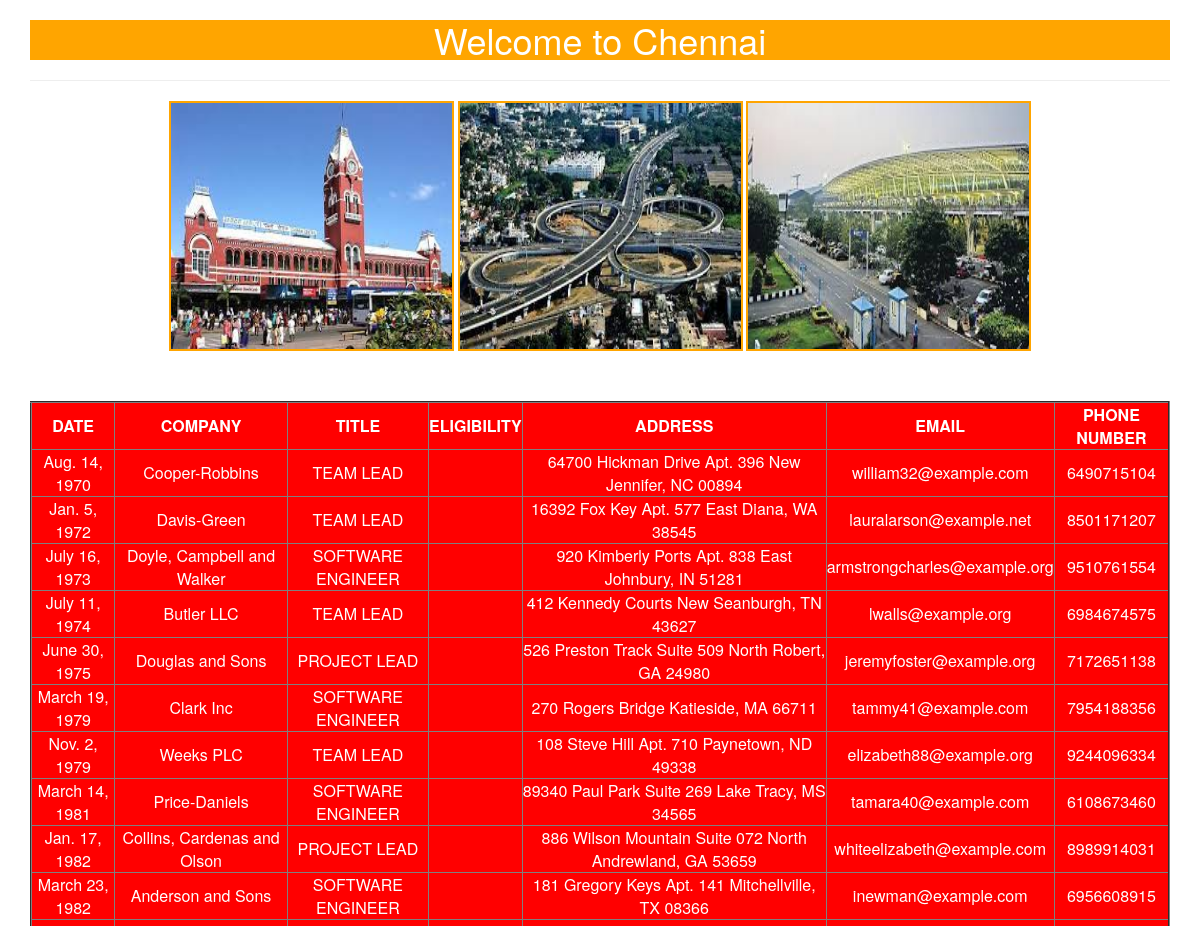
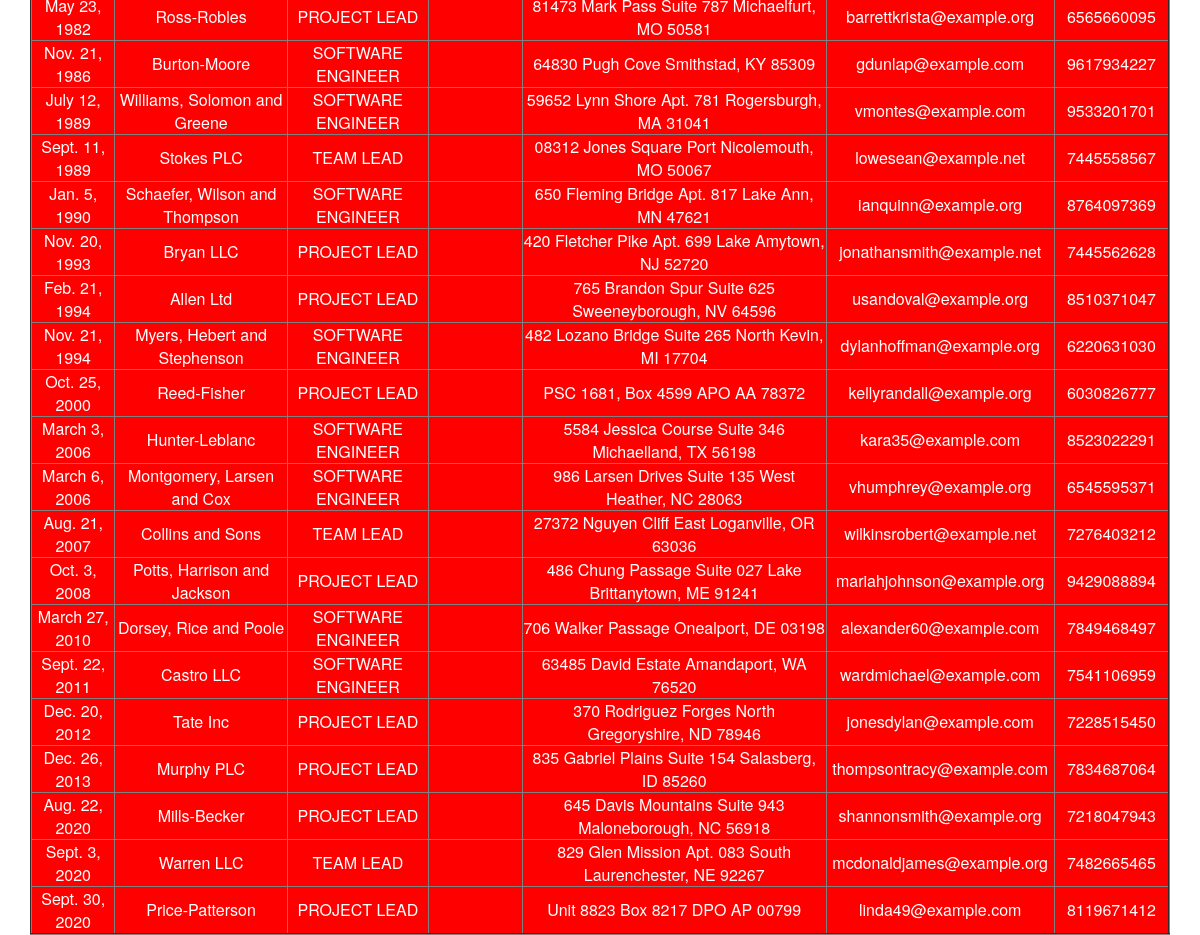
Page /chennai/ on the committed database (2 pictures, top to bottom).
### jobapp/models.py (models this page shows)
class ChennaiJobs(models.Model):
    date=models.DateField()
    company=models.CharField(max_length=64)
    title=models.CharField(max_length=64)
    eligibility=models.CharField(max_length=32)
    address=models.TextField()
    email=models.EmailField()
    phonenumber=models.IntegerField()

### jobapp/views.py (the view)
# urls.py: path('chennai/', views.chennai_info_view),
def chennai_info_view(request):
    chennaijob=ChennaiJobs.objects.all().order_by('date')
    return render(request,'jobapp/jobsinchennai.html',{'chennaijob':chennaijob})

### templates/jobapp/jobsinchennai.html (shortened to what this page needs)
{%load static%}
<html>
    <head>
        <link rel="stylesheet" href="https://stackpath.bootstrapcdn.com/bootstrap/3.4.1/css/bootstrap.min.css">
        <link rel="stylesheet" href="{%static 'css/jobs.css'%}">
    </head>
    <body>
        <div class="container" align='center'>
        <h1>Welcome to Chennai</h1><hr>
        <img src="{%static 'images/chennai1.jpg'%}">
        <img src="{%static 'images/c2.jpg'%}">
        <img src="{%static 'images/c3.jpg'%}">
        {%if chennaijob%}
        <table border=2>
            <thead>
                <th>DATE</th>
                <th>COMPANY</th>
                <th>TITLE</th>
                <th>ELIGIBILITY</th>
                <th>ADDRESS</th>
                <th>EMAIL</th>
                <th>PHONE NUMBER</th>
            </thead>
            {%for job in chennaijob%}
                <tr>
                    <td>{{job.date}}</td>
                    <td>{{job.company}}</td>
                    <td>{{job.title}}</td>
                    <td>{{job.eligibilty}}</td>
                    <td>{{job.address}}</td>
                    <td>{{job.email}}</td>
                    <td>{{job.phonenumber}}</td>
                </tr>
            {%endfor%}
        </table>
        {%else%}
        <p>Job Records Not Found!!!!</p>
        {%endif%}
    </div>
    </body>
</html>

### static/css/jobs.css (style rules this page uses)
body { background: url(https://images.unsplash.com/photo-1459180129673-eefb56f79b45?ixlib=rb-1.2.1&ixid=MnwxMjA3fDB8MHxzZWFyY2h8Mnx8am9ic3xlbnwwfHwwfHw%3D&auto=format&fit=crop&w=500&q=60); background-repeat: no-repeat; background-size: cover; background-position: center; background-image: cross-fade(); text-align: center; }
h1 { text-align: center; background-color: orange; background-position: 0cm ; color: white; }
img { width:25%; height: 250px; border: 2px solid orange; }
table { background-color: red; color: white; margin-top: 50px; text-align: center; align-content: center; align-tracks: center; }
thead,th { text-align: center; }

### rows in the picture
ChennaiJobs: date "Aug. 14, 1970", company "Cooper-Robbins", title "TEAM LEAD", address "64700 Hickman Drive Apt. 396 New Jennifer, NC 00894", email "william32@example.com", phonenumber "6490715104"
ChennaiJobs: date "Jan. 5, 1972", company "Davis-Green", title "TEAM LEAD", address "16392 Fox Key Apt. 577 East Diana, WA 38545", email "lauralarson@example.net", phonenumber "8501171207"
ChennaiJobs: date "July 16, 1973", company "Doyle, Campbell and Walker", title "SOFTWARE ENGINEER", address "920 Kimberly Ports Apt. 838 East Johnbury, IN 51281", email "armstrongcharles@example.org", phonenumber "9510761554"
ChennaiJobs: date "July 11, 1974", company "Butler LLC", title "TEAM LEAD", address "412 Kennedy Courts New Seanburgh, TN 43627", email "lwalls@example.org", phonenumber "6984674575"
ChennaiJobs: date "June 30, 1975", company "Douglas and Sons", title "PROJECT LEAD", address "526 Preston Track Suite 509 North Robert, GA 24980", email "jeremyfoster@example.org", phonenumber "7172651138"
ChennaiJobs: date "March 19, 1979", company "Clark Inc", title "SOFTWARE ENGINEER", address "270 Rogers Bridge Katieside, MA 66711", email "tammy41@example.com", phonenumber "7954188356"
ChennaiJobs: date "Nov. 2, 1979", company "Weeks PLC", title "TEAM LEAD", address "108 Steve Hill Apt. 710 Paynetown, ND 49338", email "elizabeth88@example.org", phonenumber "9244096334"
ChennaiJobs: date "March 14, 1981", company "Price-Daniels", title "SOFTWARE ENGINEER", address "89340 Paul Park Suite 269 Lake Tracy, MS 34565", email "tamara40@example.com", phonenumber "6108673460"
ChennaiJobs: date "Jan. 17, 1982", company "Collins, Cardenas and Olson", title "PROJECT LEAD", address "886 Wilson Mountain Suite 072 North Andrewland, GA 53659", email "whiteelizabeth@example.com", phonenumber "8989914031"
ChennaiJobs: date "March 23, 1982", company "Anderson and Sons", title "SOFTWARE ENGINEER", address "181 Gregory Keys Apt. 141 Mitchellville, TX 08366", email "inewman@example.com", phonenumber "6956608915"
ChennaiJobs: date "May 23, 1982", company "Ross-Robles", title "PROJECT LEAD", address "81473 Mark Pass Suite 787 Michaelfurt, MO 50581", email "barrettkrista@example.org", phonenumber "6565660095"
ChennaiJobs: date "Nov. 21, 1986", company "Burton-Moore", title "SOFTWARE ENGINEER", address "64830 Pugh Cove Smithstad, KY 85309", email "gdunlap@example.com", phonenumber "9617934227"
ChennaiJobs: date "July 12, 1989", company "Williams, Solomon and Greene", title "SOFTWARE ENGINEER", address "59652 Lynn Shore Apt. 781 Rogersburgh, MA 31041", email "vmontes@example.com", phonenumber "9533201701"
ChennaiJobs: date "Sept. 11, 1989", company "Stokes PLC", title "TEAM LEAD", address "08312 Jones Square Port Nicolemouth, MO 50067", email "lowesean@example.net", phonenumber "7445558567"
ChennaiJobs: date "Jan. 5, 1990", company "Schaefer, Wilson and Thompson", title "SOFTWARE ENGINEER", address "650 Fleming Bridge Apt. 817 Lake Ann, MN 47621", email "ianquinn@example.org", phonenumber "8764097369"
ChennaiJobs: date "Nov. 20, 1993", company "Bryan LLC", title "PROJECT LEAD", address "420 Fletcher Pike Apt. 699 Lake Amytown, NJ 52720", email "jonathansmith@example.net", phonenumber "7445562628"
ChennaiJobs: date "Feb. 21, 1994", company "Allen Ltd", title "PROJECT LEAD", address "765 Brandon Spur Suite 625 Sweeneyborough, NV 64596", email "usandoval@example.org", phonenumber "8510371047"
ChennaiJobs: date "Nov. 21, 1994", company "Myers, Hebert and Stephenson", title "SOFTWARE ENGINEER", address "482 Lozano Bridge Suite 265 North Kevin, MI 17704", email "dylanhoffman@example.org", phonenumber "6220631030"
ChennaiJobs: date "Oct. 25, 2000", company "Reed-Fisher", title "PROJECT LEAD", address "PSC 1681, Box 4599 APO AA 78372", email "kellyrandall@example.org", phonenumber "6030826777"
ChennaiJobs: date "March 3, 2006", company "Hunter-Leblanc", title "SOFTWARE ENGINEER", address "5584 Jessica Course Suite 346 Michaelland, TX 56198", email "kara35@example.com", phonenumber "8523022291"
ChennaiJobs: date "March 6, 2006", company "Montgomery, Larsen and Cox", title "SOFTWARE ENGINEER", address "986 Larsen Drives Suite 135 West Heather, NC 28063", email "vhumphrey@example.org", phonenumber "6545595371"
ChennaiJobs: date "Aug. 21, 2007", company "Collins and Sons", title "TEAM LEAD", address "27372 Nguyen Cliff East Loganville, OR 63036", email "wilkinsrobert@example.net", phonenumber "7276403212"
ChennaiJobs: date "Oct. 3, 2008", company "Potts, Harrison and Jackson", title "PROJECT LEAD", address "486 Chung Passage Suite 027 Lake Brittanytown, ME 91241", email "mariahjohnson@example.org", phonenumber "9429088894"
ChennaiJobs: date "March 27, 2010", company "Dorsey, Rice and Poole", title "SOFTWARE ENGINEER", address "706 Walker Passage Onealport, DE 03198", email "alexander60@example.com", phonenumber "7849468497"
ChennaiJobs: date "Sept. 22, 2011", company "Castro LLC", title "SOFTWARE ENGINEER", address "63485 David Estate Amandaport, WA 76520", email "wardmichael@example.com", phonenumber "7541106959"
ChennaiJobs: date "Dec. 20, 2012", company "Tate Inc", title "PROJECT LEAD", address "370 Rodriguez Forges North Gregoryshire, ND 78946", email "jonesdylan@example.com", phonenumber "7228515450"
ChennaiJobs: date "Dec. 26, 2013", company "Murphy PLC", title "PROJECT LEAD", address "835 Gabriel Plains Suite 154 Salasberg, ID 85260", email "thompsontracy@example.com", phonenumber "7834687064"
ChennaiJobs: date "Aug. 22, 2020", company "Mills-Becker", title "PROJECT LEAD", address "645 Davis Mountains Suite 943 Maloneborough, NC 56918", email "shannonsmith@example.org", phonenumber "7218047943"
ChennaiJobs: date "Sept. 3, 2020", company "Warren LLC", title "TEAM LEAD", address "829 Glen Mission Apt. 083 South Laurenchester, NE 92267", email "mcdonaldjames@example.org", phonenumber "7482665465"
ChennaiJobs: date "Sept. 30, 2020", company "Price-Patterson", title "PROJECT LEAD", address "Unit 8823 Box 8217 DPO AP 00799", email "linda49@example.com", phonenumber "8119671412"
